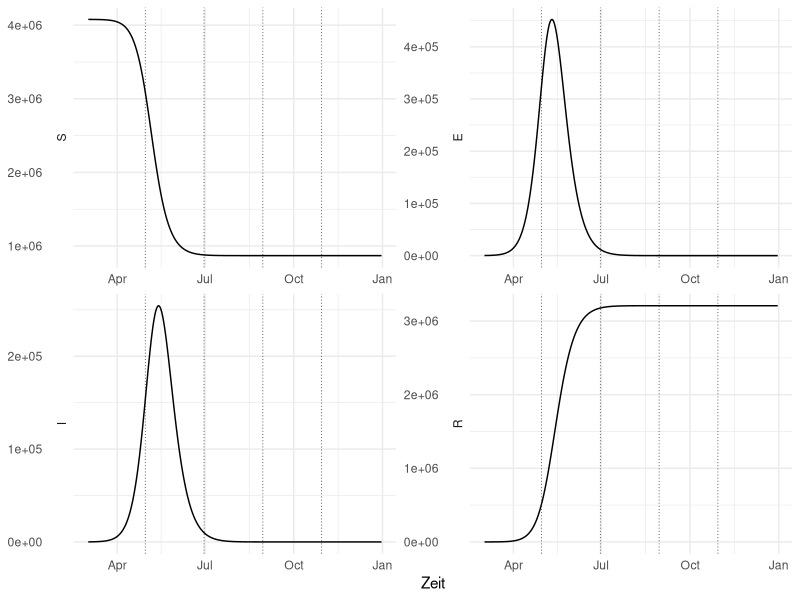
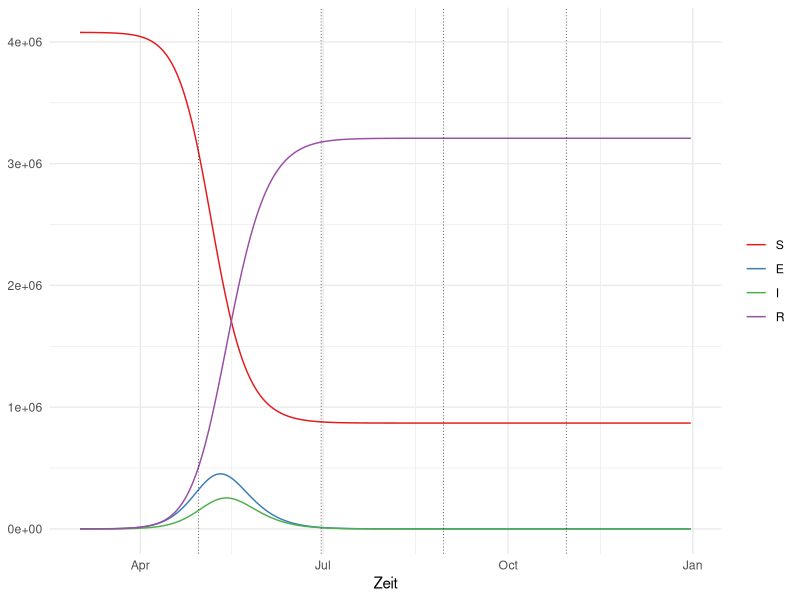

Reproduce these figures in R, in order.
library(deSolve)
library(ggplot2)
library(reshape2)

seirsim <- function(date, S0, E0, I0, R0, betaf, gamma, sigma) {
  times <- seq_len(length(date))
  betaf <- betaf(times)
  out <- ode(
    times = times,
    y = c(S = S0, E = E0, I = I0, R = R0),
    parms = c(N = N, beta = beta, gamma = gamma, sigma = sigma, dtstep = 1),
    func = function(t, y, parms) {
      with(as.list(c(y, parms)), {
        beta <- betaf(t)
        dS <- dtstep * (-beta * ((S * I) / N))
        dE <- dtstep * (beta * ((S * I) / N) - sigma * E)
        dI <- dtstep * (sigma * E - gamma * I)
        dR <- dtstep * (gamma * I)
        list(c(dS, dE, dI, dR))
      })
    }
  )
  colnames(out)[1] <- "date"
  out <- as.data.frame(out)
  out$date <- date
  out
}

# same as seirsim, but rounds its output values to integers, since non-integer individuals don't exist.
seirsimvisual <- function(date, S0, E0, I0, R0, beta, gamma, sigma) {
  out <- seirsim(date, S0, E0, I0, R0, beta, gamma, sigma)
  out$S <- round(out$S)
  out$E <- round(out$E)
  out$I <- round(out$I)
  out$R <- round(out$R)
  out
}

constant <- function(beta) {
  function (times) {
    function (t) {
      beta
    }
  }
}

linear <- function(beta0, beta1) {
  function (times) {
    x0 <- min(times)
    dx <- max(times) - x0
    y0 <- beta0
    dy <- beta1 - beta0
    function (t) {
      p <- (t - x0) / dx
      p * dy + y0
    }
  }
}

phases <- c(
  as.Date("2020-03-02"),
  as.Date("2020-04-30"),
  as.Date("2020-06-30"),
  as.Date("2020-08-30"),
  as.Date("2020-10-30"),
  as.Date("2020-12-31")
)
betafs <- c(
  linear(0.9,0.7),
  linear(0.7,0.5),
  linear(0.5,0.3),
  linear(0.3,0.2),
  linear(0.2,0.1)
)

alldates <- seq.Date(phases[1], phases[length(phases)], 1)
N <- 4078000
R0 <- 0
I0 <- 14
E0 <- 20 * I0
S0 <- N - E0 - I0 - R0
gamma <- 0.33
sigma <- 0.19

simulated <- NULL
for (i in 1:(length(phases) - 1)) {
  from <- phases[i]
  to <- phases[i + 1]
  betaf <- betafs[[i]]

  date <- seq.Date(from, to, 1)
  s <- seirsimvisual(date, S0, E0, I0, R0, betaf, gamma, sigma)
  simulated <- rbind(simulated, s)

  # Starting parameters for the next iteration equal the final values for the current simulated run,
  # since the next simulated phase should pick up where the current one left off.
  R0 <- s[nrow(s), "R"]
  I0 <- s[nrow(s), "I"]
  E0 <- s[nrow(s), "E"]
  S0 <- N - E0 - I0 - R0
}

# My intention is to draw one plot per column within the "simulated" data frame.
# This shows how: https://stackoverflow.com/q/18046051
molten <- melt(simulated, id.vars = "date")

vlineDates <- data.frame(date = phases[2:(length(phases) - 1)])
vlines <- geom_vline(data = vlineDates, mapping = aes(xintercept = date), linetype = "12", size = 0.2)

ggplot(data = molten, mapping = aes(x = date, y = value)) +
  theme_minimal() +
  labs(x = "Zeit", y = NULL) +
  facet_wrap(vars(variable), scales = "free", switch = "y") +
  geom_line() +
  vlines

ggplot(data = molten, mapping = aes(x = date, y = value, color = variable)) +
  theme_minimal() +
  scale_colour_brewer(palette = "Set1") +
  labs(x = "Zeit", y = NULL, colour = NULL) +
  geom_line() +
  vlines
